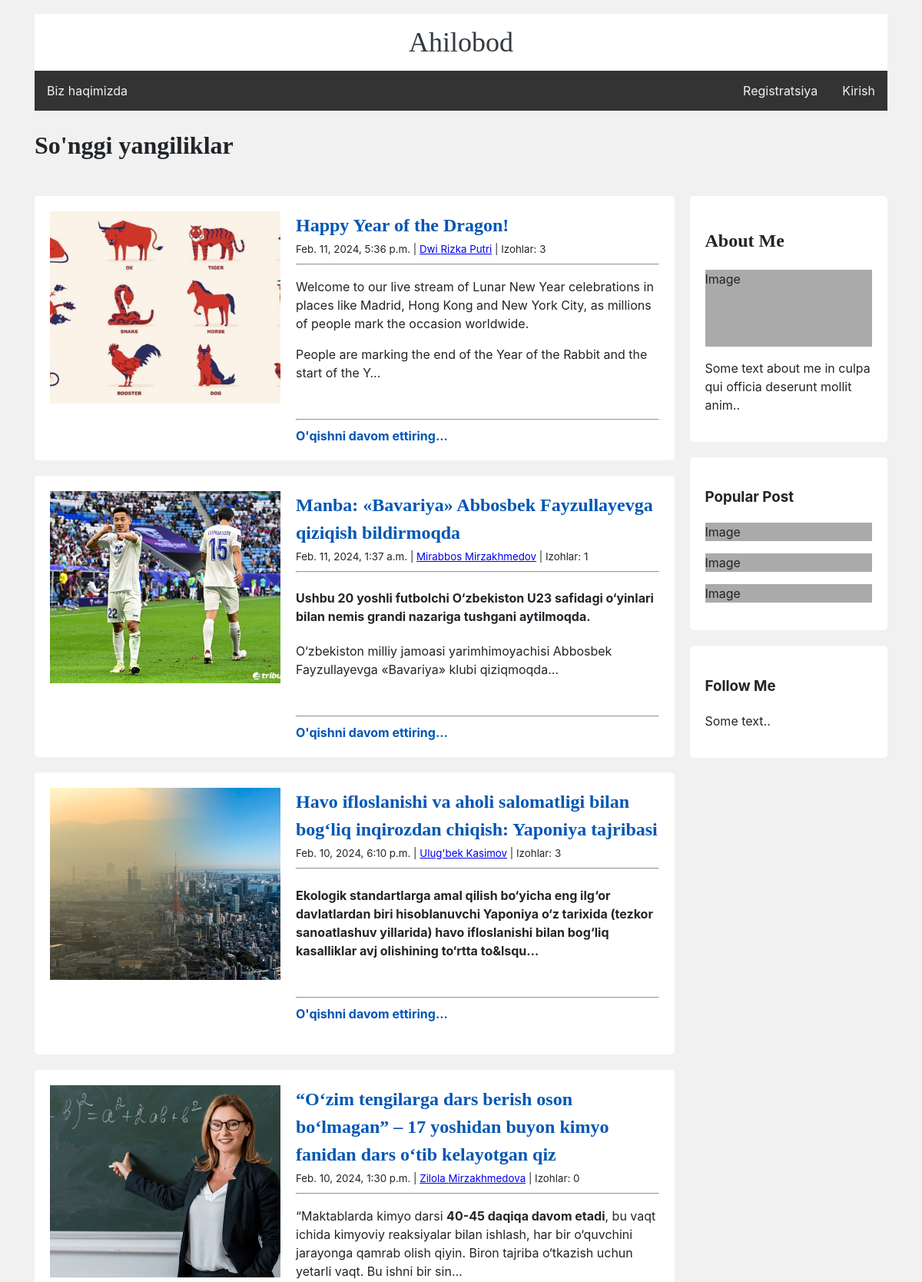
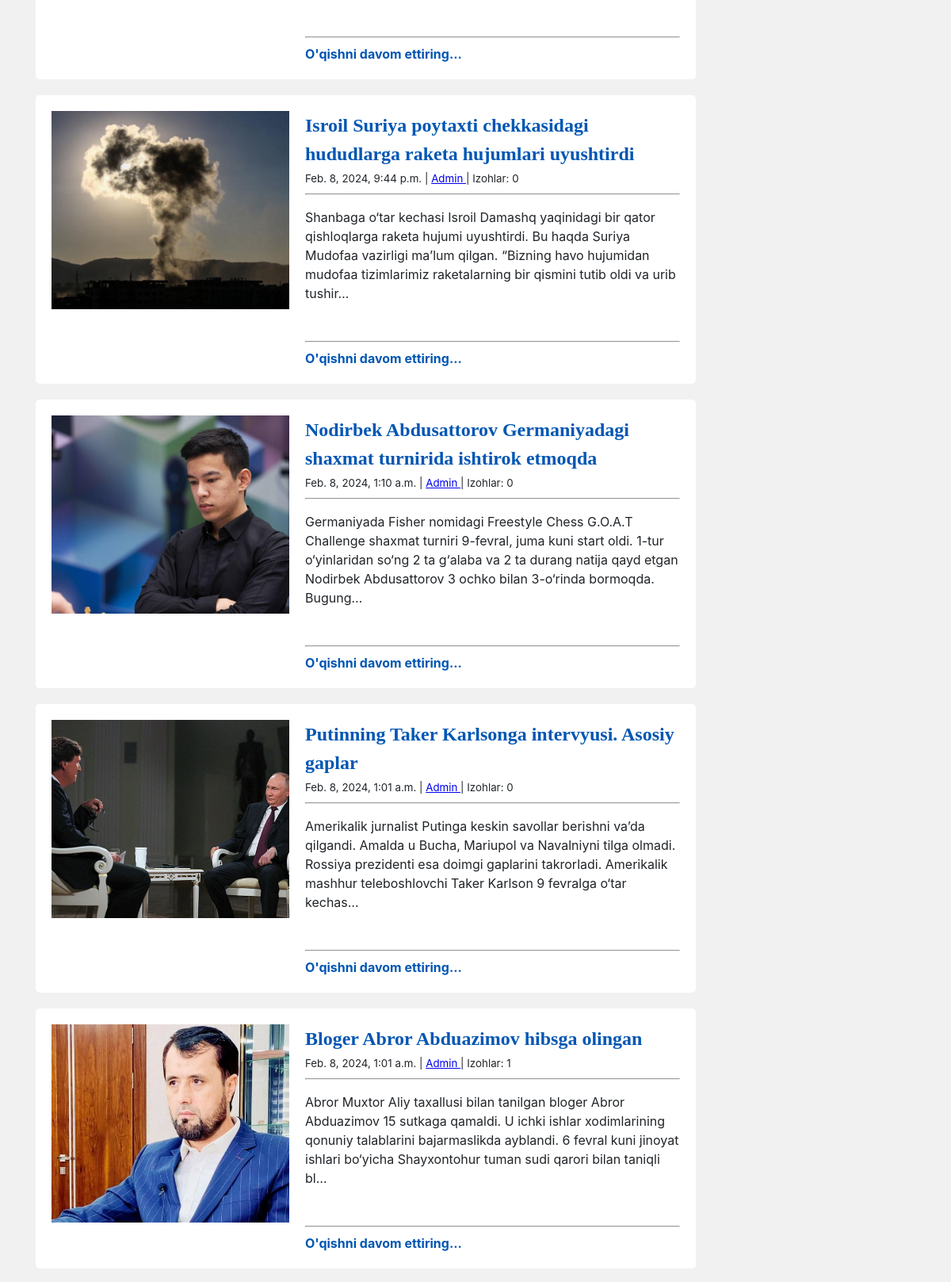
The page / (upper part) on the database its author committed (2 pictures, top to bottom).
### webapp/models.py (models this page shows, shortened)
class Post(models.Model):
    post_id = models.AutoField(primary_key=True)
    title = models.CharField(max_length=255)
    full_text = RichTextField(blank=True, null=True)
    created_at = models.DateTimeField(default=timezone.now)
    user_id = models.ForeignKey(User, on_delete=models.CASCADE, related_name='posts')
    updated_at = models.DateTimeField(auto_now=True)
    image = models.ImageField(null=True, blank=True, upload_to='posts/')

class User(AbstractUser):
    user_id = models.AutoField(primary_key=True)
    phone_number = models.CharField(max_length=20)
    profile_pic = models.ImageField(null=True, upload_to='profile/')
    bio = models.TextField(blank=True, null=True)
    created_at = models.DateTimeField(default=timezone.now)
    updated_at = models.DateTimeField(auto_now=True)

class Comment(models.Model):
    comment_id = models.AutoField(primary_key=True)
    post = models.ForeignKey(Post, on_delete=models.CASCADE, related_name='comments')
    user = models.ForeignKey(User, on_delete=models.CASCADE, related_name='comments')
    comment_text = models.TextField()
    created_at = models.DateTimeField(default=timezone.now)

### webapp/views.py (the view)
# urls.py: path('', views.index, name='home'),
def index(request):
    posts = Post.objects.all().order_by('-created_at')
    data = {
        'posts': posts,
        'title': "So'nggi yangiliklar",
    }
    return render(request, 'webapp/index.html', data)

### webapp/templates/webapp/index.html (shortened to what this page needs)
{% extends 'webapp/layout.html' %}
{% block body%}
    <h1>{{ title }}</h1>
    <main>
        <div class="row">
            <div class="leftcolumn">
              {% for post in posts %}
                <div class="card">
                  <div class="card-content">
                      {% if post.image %}
                        <img class="image-container" src="{{ post.image.url }}" alt="{{ post.title }}">
                      {% endif %}
                    <div class="text-content">
                      <a class="read-more-btn" href="{% url 'news-detail' post.post_id %}"><h2>{{ post.title }}</h2></a><br>
                      <small>{{ post.created_at }} | <a href="{% url 'profile' post.user_id_id %}">{{ post.user_id.first_name }} {{ post.user_id.last_name }}</a> | Izohlar: {{ post.comments.all|length }}</small>
                      <hr><p>{{ post.full_text|truncatechars:250|safe }}</p>
                    <br><hr>
                    <b><a href="{% url 'news-detail' post.post_id %}" class="read-more-btn">O'qishni davom ettiring...</a></b>
                    </div>
                  </div>
                </div>
              {% endfor %}
            </div>
          <div class="rightcolumn">
            <div class="card">
              <h2>About Me</h2>
              <div class="fakeimg" style="height:100px;">Image</div>
              <p>Some text about me in culpa qui officia deserunt mollit anim..</p>
            </div>
            <div class="card">
              <h3>Popular Post</h3>
              <div class="fakeimg"><p>Image</p></div>
              <div class="fakeimg"><p>Image</p></div>
              <div class="fakeimg"><p>Image</p></div>
            </div>
            <div class="card">
              <h3>Follow Me</h3>
              <p>Some text..</p>
            </div>
          </div>
        </div>
    </main>
{% endblock%}

### webapp/static/css/main.css (style rules this page uses)
* { box-sizing: border-box; }
body { font-family: -apple-system,BlinkMacSystemFont,"Segoe UI",Roboto,"Helvetica Neue",Arial,sans-serif,"Apple Color Emoji","Segoe UI Emoji","Segoe UI Symbol";; font-size: 1rem; font-weight: 400; line-height: 1.5; color: #212529; padding: 10px; background: #f1f1f1; }
h1, h2 { font-family: "Playfair Display", Georgia, "Times New Roman", serif; }
.leftcolumn { float: left; width: 75%; }
.rightcolumn { float: left; width: 25%; background-color: #f1f1f1; padding-left: 20px; }
.fakeimg { background-color: #aaa; width: 100%; }
.card { background-color: white; padding: 20px; margin-top: 20px; }
.row::after { content: ""; display: table; clear: both; }
.card { margin-bottom: 20px; }
.card-content { display: flex; }
.image-container { max-width: 300px; max-height: 250px; width: auto; height: auto; object-fit: cover; margin-right: 20px; }
.text-content { flex: 1; }
.text-content h2 { margin: 0; }
.read-more-btn { display: inline-block; text-decoration: none; color: #0056b3; }
.card { background: #ffffff; -webkit-border-radius: 5px; -moz-border-radius: 5px; border-radius: 5px; border: 0; margin-bottom: 1rem; }

### rows shown on the page
Post: image (picture), title "Happy Year of the Dragon!", created_at "Feb. 11, 2024, 5:36 p.m.", user_id.first_name "Dwi", user_id.last_name "Rizka Putri", comments.all|length "3", full_text "Welcome to our live stream of Lunar New Year celebrations in places like Madrid, Hong Kong and New York City, as millions of people mark the occasion worldwide. People are marking the end of the Year of the Rabbit and the start of the Y…"
Post: image (picture), title "Manba: «Bavariya» Abbosbek Fayzullayevga qiziqish bildirmoqda", created_at "Feb. 11, 2024, 1:37 a.m.", user_id.first_name "Mirabbos", user_id.last_name "Mirzakhmedov", comments.all|length "1", full_text "Ushbu 20 yoshli futbolchi O‘zbekiston U23 safidagi o‘yinlari bilan nemis grandi nazariga tushgani aytilmoqda. O‘zbekiston milliy jamoasi yarimhimoyachisi Abbosbek Fayzullayevga «Bavariya» klubi qiziqmoqda…"
Post: image (picture), title "Havo ifloslanishi va aholi salomatligi bilan bog‘liq inqirozdan chiqish: Yaponiya tajribasi", created_at "Feb. 10, 2024, 6:10 p.m.", user_id.first_name "Ulug'bek", user_id.last_name "Kasimov", comments.all|length "3", full_text "Ekologik standartlarga amal qilish bo‘yicha eng ilg‘or davlatlardan biri hisoblanuvchi Yaponiya o‘z tarixida (tezkor sanoatlashuv yillarida) havo ifloslanishi bilan bog‘liq kasalliklar avj olishining to‘rtta to&lsqu…"
Post: image (picture), title "“O‘zim tengilarga dars berish oson bo‘lmagan” – 17 yoshidan buyon kimyo fanidan dars o‘tib kelayotgan qiz", created_at "Feb. 10, 2024, 1:30 p.m.", user_id.first_name "Zilola", user_id.last_name "Mirzakhmedova", comments.all|length "0", full_text "“Maktablarda kimyo darsi 40-45 daqiqa davom etadi , bu vaqt ichida kimyoviy reaksiyalar bilan ishlash, har bir o‘quvchini jarayonga qamrab olish qiyin. Biron tajriba o‘tkazish uchun yetarli vaqt. Bu ishni bir sin…"
Post: image (picture), title "Isroil Suriya poytaxti chekkasidagi hududlarga raketa hujumlari uyushtirdi", created_at "Feb. 8, 2024, 9:44 p.m.", user_id.first_name "Admin", comments.all|length "0", full_text "Shanbaga o‘tar kechasi Isroil Damashq yaqinidagi bir qator qishloqlarga raketa hujumi uyushtirdi. Bu haqda Suriya Mudofaa vazirligi ma’lum qilgan. “Bizning havo hujumidan mudofaa tizimlarimiz raketalarning bir qismini tutib oldi va urib tushir…"
Post: image (picture), title "Nodirbek Abdusattorov Germaniyadagi shaxmat turnirida ishtirok etmoqda", created_at "Feb. 8, 2024, 1:10 a.m.", user_id.first_name "Admin", comments.all|length "0", full_text "Germaniyada Fisher nomidagi Freestyle Chess G.O.A.T Challenge shaxmat turniri 9-fevral, juma kuni start oldi. 1-tur o‘yinlaridan so‘ng 2 ta g‘alaba va 2 ta durang natija qayd etgan Nodirbek Abdusattorov 3 ochko bilan 3-o‘rinda bormoqda. Bugung…"
Post: image (picture), title "Putinning Taker Karlsonga intervyusi. Asosiy gaplar", created_at "Feb. 8, 2024, 1:01 a.m.", user_id.first_name "Admin", comments.all|length "0", full_text "Amerikalik jurnalist Putinga keskin savollar berishni va’da qilgandi. Amalda u Bucha, Mariupol va Navalniyni tilga olmadi. Rossiya prezidenti esa doimgi gaplarini takrorladi. Amerikalik mashhur teleboshlovchi Taker Karlson 9 fevralga o‘tar kechas…"
Post: image (picture), title "Bloger Abror Abduazimov hibsga olingan", created_at "Feb. 8, 2024, 1:01 a.m.", user_id.first_name "Admin", comments.all|length "1", full_text "Abror Muxtor Aliy taxallusi bilan tanilgan bloger Abror Abduazimov 15 sutkaga qamaldi. U ichki ishlar xodimlarining qonuniy talablarini bajarmaslikda ayblandi. 6 fevral kuni jinoyat ishlari bo‘yicha Shayxontohur tuman sudi qarori bilan taniqli bl…"

### other values the page prints
{{ title }} "So'nggi yangiliklar"
